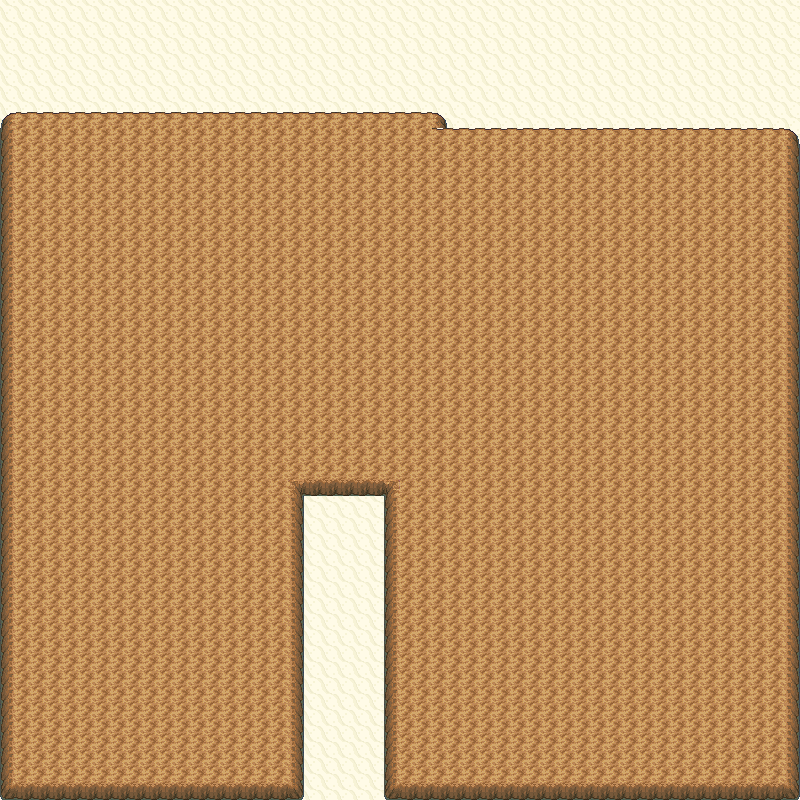

A level layout from a 2D game, rendered from its tile map. Below: a short description, then the map file with tile-grid data replaced by summaries:
An orthogonal 50x50 tile map with 16x16 px tiles, 2 tile layers (Grass, Collisions), 3 tilesets.

<map version="1.0" orientation="orthogonal" width="50" height="50" tilewidth="16" tileheight="16">
<properties>
  <property name="dayPokemonChances" value="" />
  <property name="dayPokemonLevels" value="" />
  <property name="nightPokemonChances" value="" />
  <property name="nightPokemonLevels" value="" />
  <property name="waterPokemonChances" value="" />
  <property name="waterPokemonLevels" value="" />
  <property name="wildProbability" value="0" />
  <property name="xOffsetModifier" value="0" />
  <property name="yOffsetModifier" value="0" />
 </properties>
<tileset firstgid="1" source="Cliffs01.tsx" />
 <tileset firstgid="231" source="Cliffs02.tsx" />
 <tileset firstgid="343" source="SinnohInteriorSet1.tsx" />
 <layer name="Grass" width="50" height="50">
  <data>[2500 cells, 2500 non-empty, 1 distinct tile ids]</data>
 </layer>
 <layer name="Collisions" width="50" height="50">
  <data>[2500 cells, 2033 non-empty, 12 distinct tile ids]</data>
 </layer>
</map>
